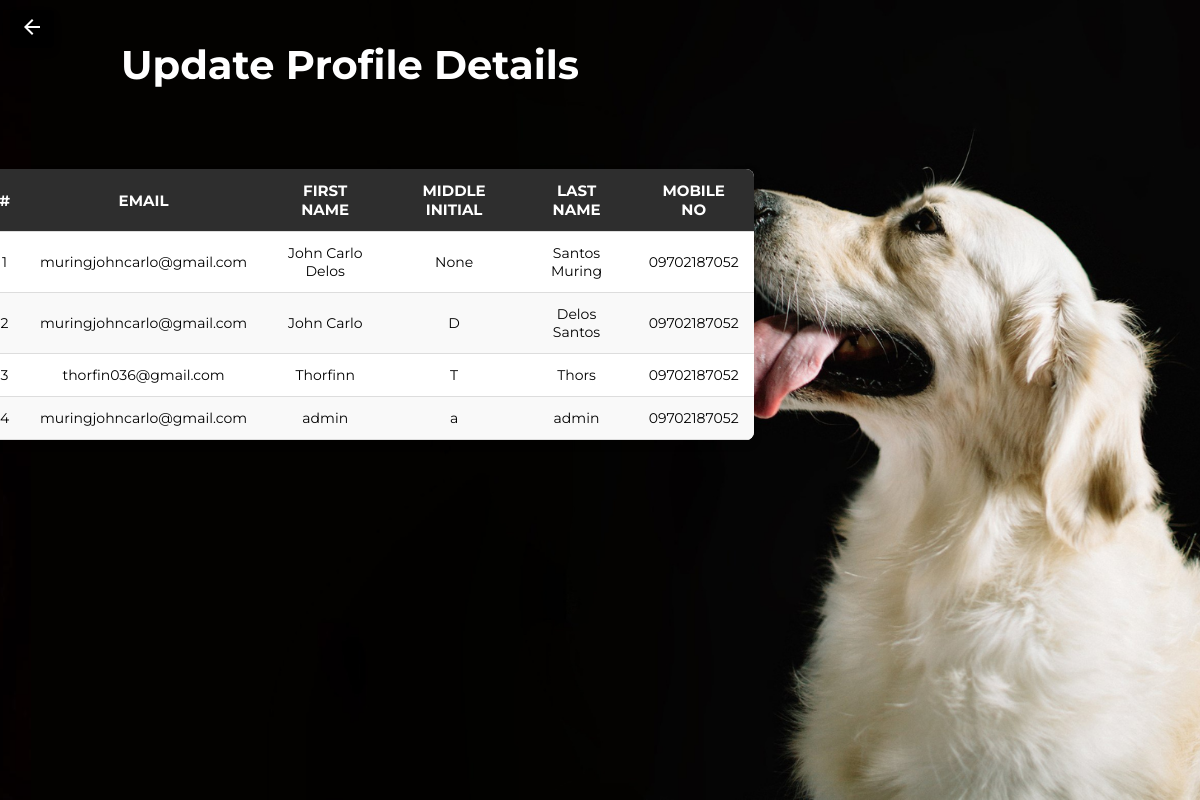
The page /profiles/ (signed in) on the database as committed earlier.
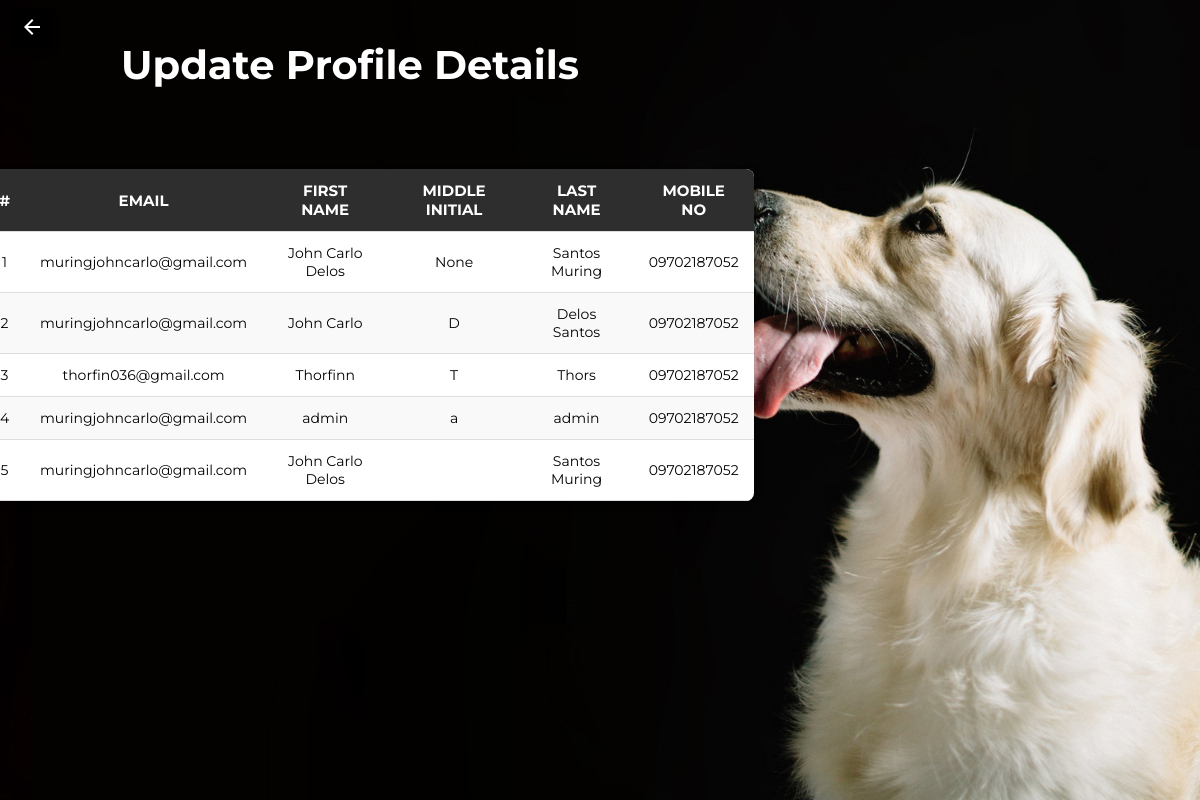
The same page on the database as committed later.
### app/models.py (models this page shows, shortened)
class Profile(models.Model):
    user = models.OneToOneField(User, on_delete=models.CASCADE)
    email = models.EmailField(null=True, blank=True)
    first_name = models.CharField(max_length=30, null=True, blank=True)
    last_name = models.CharField(max_length=30, null=True, blank=True)
    middle_initial = models.CharField(max_length=2, null=True, blank=True)
    mobile_no = models.CharField(max_length=15, null=True, blank=True)
    onboarding_complete = models.BooleanField(default=False)
    account_type = models.CharField(max_length=10, null=True, blank=True, default="client")

### app/views.py (the view)
# urls.py: path('profiles/', views.profile_list, name='admin_profiles'),
@login_required
def profile_list(request):
    profiles = Profile.objects.all()
    return render(request, 'admin-update-profile.html', {'profiles': profiles})

### app/templates/admin-update-profile.html (shortened to what this page needs)
{% load static %}
<!DOCTYPE html>
<html lang="en">
<head>
    <link rel="stylesheet" href="{% static 'css/adminprof.css' %}">
</head>
<body>
<div class="admin-profiles-page">
    <a href="{% url 'admin-home' %}" class="home-btn">
        <button class="home-btn-button">
            <svg xmlns="http://www.w3.org/2000/svg" height="24px" viewBox="0 -960 960 960" width="24px" fill="#FFFFFF">
                <path d="m313-440 224 224-57 56-320-320 320-320 57 56-224 224h487v80H313Z"/>
            </svg>
        </button>
    </a>
    <div class="admin-profiles-main-text">
        <p>Update Profile Details</p>
    </div>
    <div class="admin-profiles-content">
        {% if profiles %}
        <div class="admin-profiles-table-container">
            <table class="admin-profiles-table">
                <thead>
                    <tr>
                        <th>#</th>
                        <th>Email</th>
                        <th>First Name</th>
                        <th>Middle Initial</th>
                        <th>Last Name</th>
                        <th>Mobile No</th>
                    </tr>
                </thead>
                <tbody>
                    {% for profile in profiles %}
                    <tr class="clickable-row" data-id="{{ profile.id }}"
                        data-email="{{ profile.email }}" data-first-name="{{ profile.first_name }}"
                        data-middle-initial="{{ profile.middle_initial }}" data-last-name="{{ profile.last_name }}"
                        data-mobile-no="{{ profile.mobile_no }}">
                        <td>{{ forloop.counter }}</td>
                        <td>{{ profile.email }}</td>
                        <td>{{ profile.first_name }}</td>
                        <td>{{ profile.middle_initial }}</td>
                        <td>{{ profile.last_name }}</td>
                        <td>{{ profile.mobile_no }}</td>
                    </tr>
                    {% endfor %}
                </tbody>
            </table>
        </div>
        {% else %}
        <div class="admin-profiles-no-appointments">
            <h2>No Profiles Registered</h2>
            <p>There are currently no profiles registered.</p>
        </div>
        {% endif %}
    </div>
</div>
</body>
</html>

Rows that differ between the two databases and show on the page:
added Profile: email "muringjohncarlo@gmail.com", first_name "John Carlo Delos", last_name "Santos Muring", mobile_no "09702187052"
